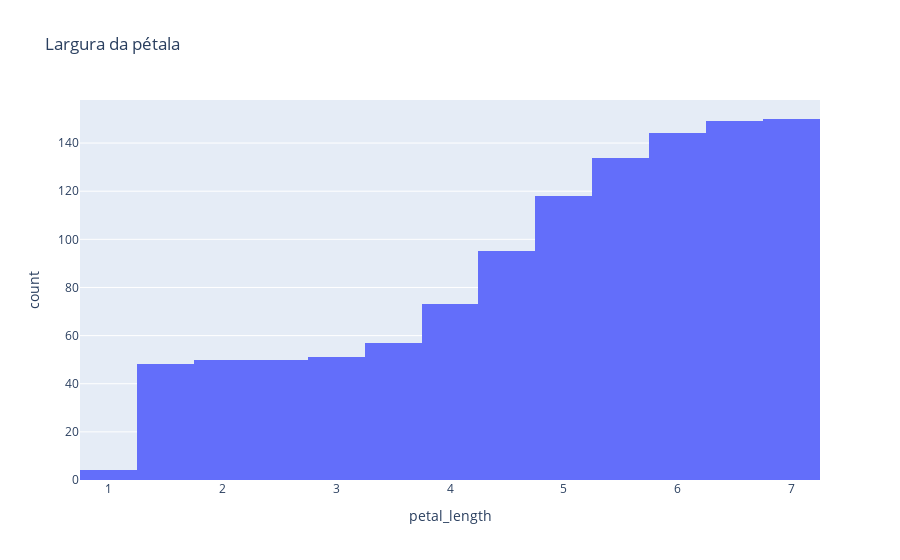

The code cell stored with this chart in its notebook:
### Code cell
px.histogram(iris, x='petal_length',cumulative=True,
             title='Largura da pétala')

### Figure 1 — Plotly figure (JSON) as saved in the notebook; plotly's stock layout.template omitted (floating-point values rounded to 4 significant figures; data arrays with more than 128 entries replaced by an {"elided": "..."} marker saying what was removed)
{"data": [{"alignmentgroup": "True", "bingroup": "x", "cumulative": {"enabled": true}, "hovertemplate": "petal_length=%{x}<br>count=%{y}<extra></extra>", "legendgroup": "", "marker": {"color": "#636efa", "pattern": {"shape": ""}}, "name": "", "offsetgroup": "", "orientation": "v", "showlegend": false, "type": "histogram", "x": {"elided": "150 float values"}, "xaxis": "x", "yaxis": "y"}], "layout": {"barmode": "relative", "legend": {"tracegroupgap": 0}, "title": {"text": "Largura da pétala"}, "xaxis": {"anchor": "y", "domain": [0, 1], "title": {"text": "petal_length"}}, "yaxis": {"anchor": "x", "domain": [0, 1], "title": {"text": "count"}}}}
